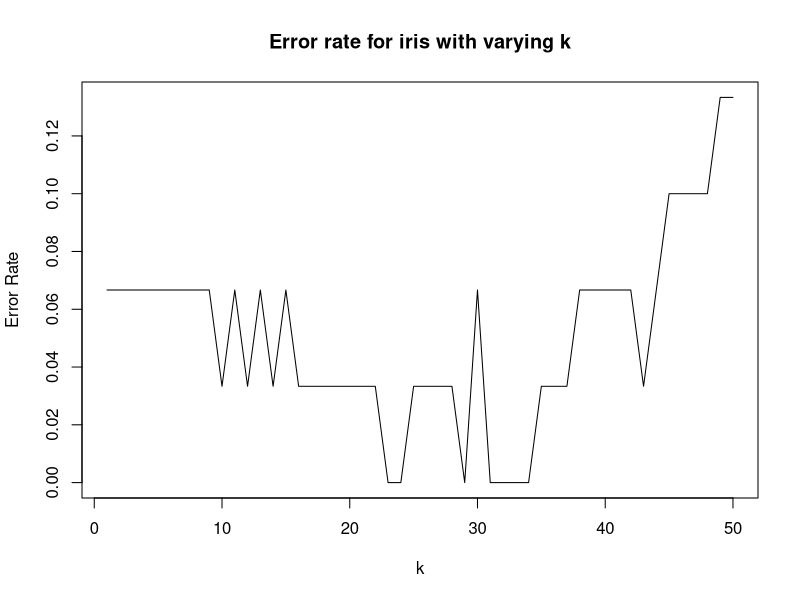

Recreate this plot in R.
# Data Mining 2018-1
# Lab session for R

# 6. K-nearest neighbor

# install and load packages
install.packages("class")
library(class)

# load dataset
data(iris)
data <- iris

# convert the dependent variable to factor
data$Species <- factor(data$Species)

# split data into 3 partitions (training, validate, test)
set.seed(100) # setting seed to generate random number
train_index <- sample(1:nrow(data), 0.6*nrow(data))
train_set <- data[train_index,]
temp_set <- data[-train_index,]
validate_index <- sample(1:nrow(temp_set), 0.5*nrow(temp_set))
validate_set <- temp_set[validate_index,]
test_set <- temp_set[-validate_index,]

# generate KNN model for various number of k, then decide the best k
accuracy <- numeric() # to store the preformance at each k
for(i in 1:50){
  predicted <- knn(train_set[,-5], validate_set[,-5], train_set$Species, k = i)
  accuracy <- c(accuracy, mean(predicted==validate_set$Species))
}

# plot performance of k from 1 to 50
plot(1-accuracy, type="l", ylab="Error Rate", xlab="k", main="Error rate for iris with varying k")

# take the best k
k <- which.max(accuracy)
KNNModel <- knn(train_set[,-5], test_set[,-5], train_set$Species, k=k)

# generate confusion matrix
ConfusionMatrix <- table(KNNModel, test_set$Species)

